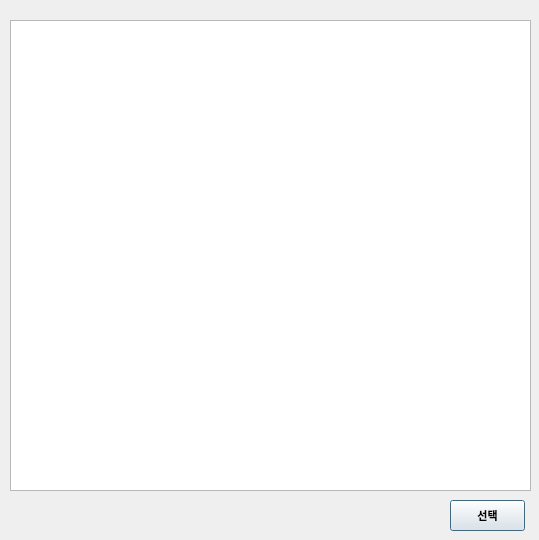
<?xml version="1.0" encoding="UTF-8"?>
<ui version="4.0">
 <class>Dialog</class>
 <widget class="QDialog" name="Dialog">
  <property name="geometry">
   <rect>
    <x>0</x>
    <y>0</y>
    <width>539</width>
    <height>540</height>
   </rect>
  </property>
  <property name="windowTitle">
   <string>Dialog</string>
  </property>
  <widget class="QTableWidget" name="tbl_info">
   <property name="geometry">
    <rect>
     <x>10</x>
     <y>20</y>
     <width>521</width>
     <height>471</height>
    </rect>
   </property>
   <property name="selectionBehavior">
    <enum>QAbstractItemView::SelectRows</enum>
   </property>
  </widget>
  <widget class="QPushButton" name="btn_confirm">
   <property name="geometry">
    <rect>
     <x>450</x>
     <y>500</y>
     <width>75</width>
     <height>31</height>
    </rect>
   </property>
   <property name="font">
    <font>
     <family>Arial</family>
     <pointsize>8</pointsize>
     <weight>75</weight>
     <bold>true</bold>
    </font>
   </property>
   <property name="text">
    <string>선택</string>
   </property>
  </widget>
 </widget>
 <resources/>
 <connections/>
</ui>
